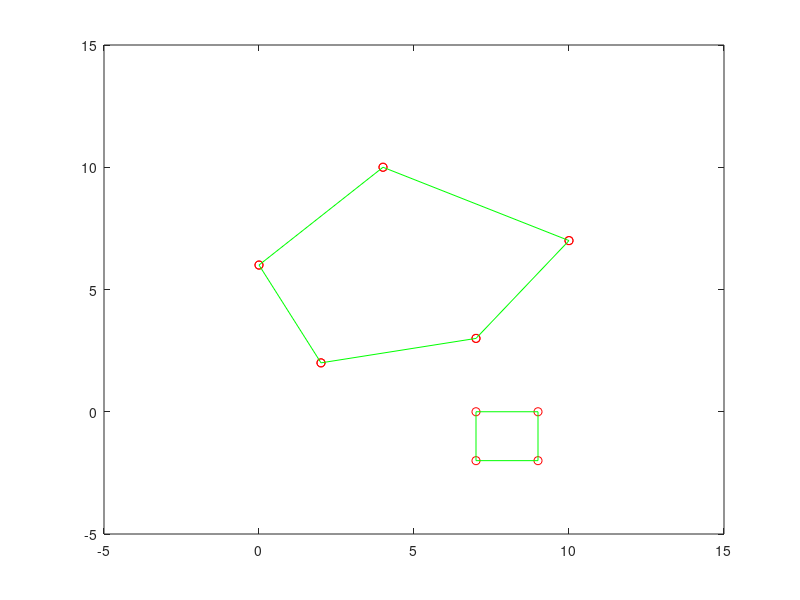

Source code (MATLAB): (Note: this script raises an error after producing the figure.)
%nodes(1).visible(1).v
%nodes(1).visible(2).v

poly_struct = struct('v',[],'P',[]);
%poly_struct(1).v = [2 2 7 7; 1 7 7 1];
poly_struct(1).v = [2 0 4 10 7; 2 6 10 7 3];
poly_struct(1).P = 1;
poly_struct(2).v = [7 7 9 9; -2 0 0 -2];
poly_struct(2).P = 2;

plot(poly_struct(1).v(1,:),poly_struct(1).v(2,:),'ro')
axis([-5 15 -5 15])
hold on;

% Plot the edges of an arbitrary polygon
for i = 1:size(poly_struct,2)
    % plot vertices
    plot(poly_struct(i).v(1,:),poly_struct(i).v(2,:),'ro')
    nV = size(poly_struct(i).v,2);
    % plot edges
    plot(poly_struct(i).v(1,:),poly_struct(i).v(2,:),'g-');
    plot([poly_struct(i).v(1,nV) poly_struct(i).v(1,1)],[poly_struct(i).v(2,nV) poly_struct(i).v(2,1)],'g-')
end

[edges, nodes] = visibilityGraph(poly_struct)

for i = 1:(size(edges,1)*size(edges,2))
    [edges(i).v1 edges(i).v2];
end